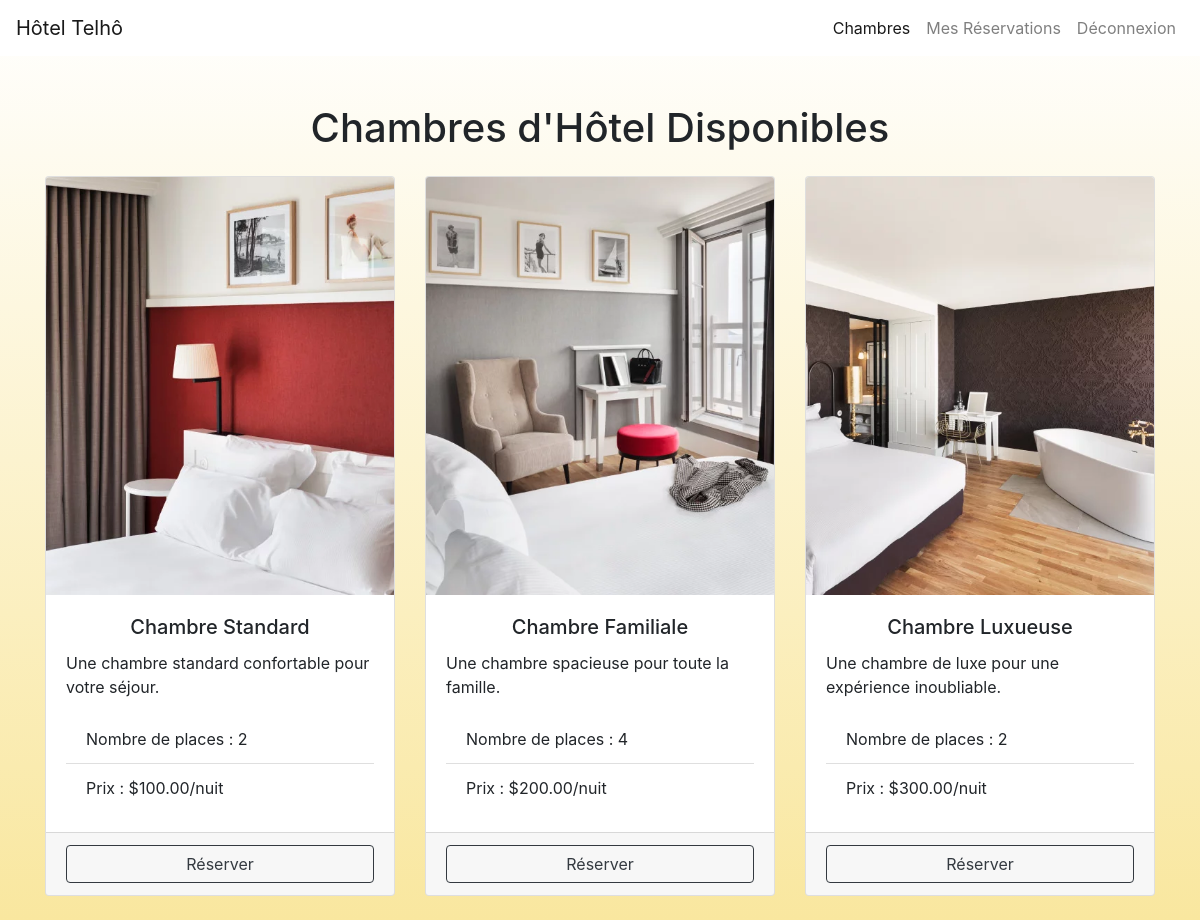
The page / (signed in) on the database its author committed.
### tables this page shows
CREATE TABLE IF NOT EXISTS `chambre` (
  `idChambre` int NOT NULL,
  `nomChambre` varchar(100) NOT NULL,
  `nbPlaces` int NOT NULL,
  `prixChambre` decimal(15,2) NOT NULL,
  PRIMARY KEY (`idChambre`)
);

### index.php (the view, shortened to what this page needs)
<?php
require_once('includes/partials/header.php');
require('serveur_db.php');
?>
<nav class="navbar navbar-expand-lg navbar-light bg-white">
    <a class="navbar-brand" href="index.php">Hôtel Telhô</a>
    <div class="collapse navbar-collapse" id="navbarNav">
        <ul class="navbar-nav ml-auto">
        <li class="nav-item active">
            <a class="nav-link" href="index.php">Chambres</a>
        </li>
        <?php
        if(isset($_SESSION['connecte']) && $_SESSION['connecte']) {
            echo '
            <li class="nav-item">
                <a class="nav-link" href="mes_reservations.php">Mes Réservations</a>
            </li>
            <li class="nav-item">
                <a class="nav-link" href="deconnexion.php">Déconnexion</a>
            </li>
            ';
        } else {
            echo '
            <li class="nav-item">
                <a class="nav-link" href="connexion.php">Connexion</a>
            </li>
            ';
        }
        ?>
        </ul>
    </div>
</nav>
<div class="container mt-5">
    <h1 class="text-center mb-4">Chambres d'Hôtel Disponibles</h1>
    <div class="row">
        <div class="col-md-4 mb-4">
            <div class="card h-100">
                <img src="includes/img/chambre_standard.jpg" class="card-img-top" alt="Chambre Standard">
                <div class="card-body">
                    <h5 class="card-title text-center">Chambre Standard</h5>
                    <p class="card-text">Une chambre standard confortable pour votre séjour.</p>
                    <ul class="list-group list-group-flush">
                    <?php
                        $sql = "SELECT * FROM chambre WHERE nomChambre = 'Standard'";
                        $result = $connexion->query($sql);
                        if ($result->num_rows > 0) {
                            $row = $result->fetch_assoc();
                            $nbPlaces = $row['nbPlaces'];
                            $prixChambre = $row['prixChambre'];
                            echo "<li class='list-group-item'>Nombre de places : $nbPlaces</li>";
                            echo "<li class='list-group-item'>Prix : $$prixChambre/nuit</li>";
                        } else {
                            echo "<li class='list-group-item'>Aucune information trouvée</li>";
                        }
                    ?>
                    </ul>
                </div>
                <div class="card-footer">
                    <a href="chambre.php?chambre=Standard&nbPlaces=<?php echo $nbPlaces?>&prixChambre=<?php echo $prixChambre?>" class="btn btn-outline-dark btn-block">Réserver</a>
                </div>
            </div>
        </div>
        <div class="col-md-4 mb-4">
            <div class="card h-100">
                <img src="includes/img/chambre_familiale.jpg" class="card-img-top" alt="Chambre Familiale">
                <div class="card-body">
                    <h5 class="card-title text-center">Chambre Familiale</h5>
                    <p class="card-text">Une chambre spacieuse pour toute la famille.</p>
                    <ul class="list-group list-group-flush">
                    <?php
                        $sql = "SELECT * FROM chambre WHERE nomChambre = 'Familiale'";
                        $result = $connexion->query($sql);
                        if ($result->num_rows > 0) {
                            $row = $result->fetch_assoc();
                            $nbPlaces = $row['nbPlaces'];
                            $prixChambre = $row['prixChambre'];
                            echo "<li class='list-group-item'>Nombre de places : $nbPlaces</li>";
                            echo "<li class='list-group-item'>Prix : $$prixChambre/nuit</li>";
                        } else {
                            echo "<li class='list-group-item'>Aucune information trouvée</li>";
                        }
                    ?>
                    </ul>
                </div>
                <div class="card-footer">
                    <a href="chambre.php?chambre=Familiale&nbPlaces=<?php echo $nbPlaces?>&prixChambre=<?php echo $prixChambre?>" class="btn btn-outline-dark btn-block">Réserver</a>
                </div>
            </div>
        </div>
        <div class="col-md-4 mb-4">
            <div class="card h-100">
                <img src="includes/img/chambre_luxueuse.jpg" class="card-img-top" alt="Chambre Luxueuse">
                <div class="card-body">
                    <h5 class="card-title text-center">Chambre Luxueuse</h5>
                    <p class="card-text">Une chambre de luxe pour une expérience inoubliable.</p>
                    <ul class="list-group list-group-flush">
                    <?php
                        $sql = "SELECT * FROM chambre WHERE nomChambre = 'Luxueuse'";
                        $result = $connexion->query($sql);
                        if ($result->num_rows > 0) {
                            $row = $result->fetch_assoc();
                            $nbPlaces = $row['nbPlaces'];
                            $prixChambre = $row['prixChambre'];
                            echo "<li class='list-group-item'>Nombre de places : $nbPlaces</li>";
                            echo "<li class='list-group-item'>Prix : $$prixChambre/nuit</li>";
                        } else {
                            echo "<li class='list-group-item'>Aucune information trouvée</li>";
                        }
                    ?>
                    </ul>
                </div>
                <div class="card-footer">
                    <a href="chambre.php?chambre=Luxueuse&nbPlaces=<?php echo $nbPlaces?>&prixChambre=<?php echo $prixChambre?>" class="btn btn-outline-dark btn-block">Réserver</a>
                </div>
            </div>
        </div>
    </div>
</div>
<?php include('includes/partials/footer.php') ?>

### includes/style/style.css (style rules this page uses)
body { background: linear-gradient(to top, #f9e79f, white); background-color: #f5f5f5; }

### rows shown on the page
chambre: nbPlaces "2", prixChambre "100.00"
chambre: nbPlaces "4", prixChambre "200.00"
chambre: nbPlaces "2", prixChambre "300.00"
